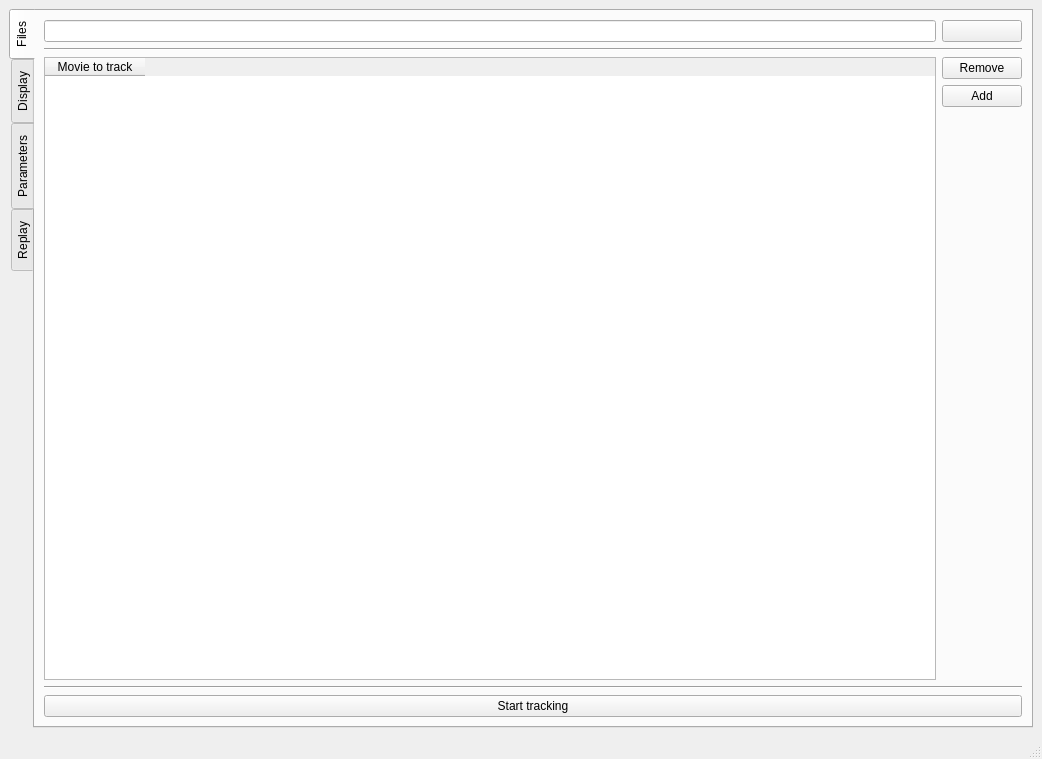
<?xml version="1.0" encoding="UTF-8"?>
<ui version="4.0">
 <class>MainWindow</class>
 <widget class="QMainWindow" name="MainWindow">
  <property name="geometry">
   <rect>
    <x>0</x>
    <y>0</y>
    <width>1042</width>
    <height>759</height>
   </rect>
  </property>
  <property name="windowTitle">
   <string>MainWindow</string>
  </property>
  <widget class="QWidget" name="centralwidget">
   <layout class="QGridLayout" name="gridLayout">
    <item row="0" column="0">
     <widget class="QTabWidget" name="tabWidget">
      <property name="tabPosition">
       <enum>QTabWidget::West</enum>
      </property>
      <property name="currentIndex">
       <number>0</number>
      </property>
      <widget class="QWidget" name="files">
       <attribute name="title">
        <string>Files</string>
       </attribute>
       <layout class="QGridLayout" name="gridLayout_4">
        <item row="0" column="1">
         <widget class="QPushButton" name="openPath">
          <property name="maximumSize">
           <size>
            <width>151</width>
            <height>34</height>
           </size>
          </property>
          <property name="text">
           <string/>
          </property>
         </widget>
        </item>
        <item row="1" column="0" colspan="2">
         <widget class="Line" name="line_6">
          <property name="orientation">
           <enum>Qt::Horizontal</enum>
          </property>
         </widget>
        </item>
        <item row="2" column="0" rowspan="3">
         <widget class="QTableWidget" name="tablePath">
          <column>
           <property name="text">
            <string>Movie to track</string>
           </property>
          </column>
         </widget>
        </item>
        <item row="2" column="1">
         <widget class="QPushButton" name="removePath">
          <property name="maximumSize">
           <size>
            <width>151</width>
            <height>34</height>
           </size>
          </property>
          <property name="text">
           <string>Remove</string>
          </property>
         </widget>
        </item>
        <item row="3" column="1">
         <widget class="QPushButton" name="addPath">
          <property name="maximumSize">
           <size>
            <width>151</width>
            <height>34</height>
           </size>
          </property>
          <property name="text">
           <string>Add</string>
          </property>
         </widget>
        </item>
        <item row="4" column="1">
         <spacer name="verticalSpacer_3">
          <property name="orientation">
           <enum>Qt::Vertical</enum>
          </property>
          <property name="sizeHint" stdset="0">
           <size>
            <width>20</width>
            <height>506</height>
           </size>
          </property>
         </spacer>
        </item>
        <item row="5" column="0" colspan="2">
         <widget class="Line" name="line_5">
          <property name="orientation">
           <enum>Qt::Horizontal</enum>
          </property>
         </widget>
        </item>
        <item row="6" column="0" colspan="2">
         <widget class="QPushButton" name="startButton">
          <property name="text">
           <string>Start tracking</string>
          </property>
         </widget>
        </item>
        <item row="0" column="0">
         <widget class="QLineEdit" name="textPathAdd">
          <property name="dragEnabled">
           <bool>true</bool>
          </property>
         </widget>
        </item>
       </layout>
      </widget>
      <widget class="QWidget" name="displayPanel">
       <attribute name="title">
        <string>Display</string>
       </attribute>
       <layout class="QGridLayout" name="gridLayout_2">
        <item row="0" column="0">
         <widget class="QLabel" name="display">
          <property name="sizePolicy">
           <sizepolicy hsizetype="Ignored" vsizetype="Ignored">
            <horstretch>0</horstretch>
            <verstretch>0</verstretch>
           </sizepolicy>
          </property>
          <property name="text">
           <string/>
          </property>
         </widget>
        </item>
        <item row="0" column="1">
         <widget class="QLabel" name="display2">
          <property name="sizePolicy">
           <sizepolicy hsizetype="Ignored" vsizetype="Ignored">
            <horstretch>0</horstretch>
            <verstretch>0</verstretch>
           </sizepolicy>
          </property>
          <property name="text">
           <string/>
          </property>
         </widget>
        </item>
       </layout>
      </widget>
      <widget class="QWidget" name="parameters">
       <attribute name="title">
        <string>Parameters</string>
       </attribute>
       <layout class="QGridLayout" name="gridLayout_3">
        <item row="0" column="0">
         <widget class="QTableWidget" name="tableParameters">
          <property name="sortingEnabled">
           <bool>false</bool>
          </property>
          <column>
           <property name="text">
            <string>Parameter</string>
           </property>
          </column>
          <column>
           <property name="text">
            <string>Value</string>
           </property>
          </column>
          <column>
           <property name="text">
            <string>Description</string>
           </property>
           <property name="font">
            <font>
             <pointsize>11</pointsize>
            </font>
           </property>
          </column>
         </widget>
        </item>
        <item row="1" column="0">
         <widget class="QPushButton" name="setupWindow">
          <property name="text">
           <string>Setup help</string>
          </property>
         </widget>
        </item>
       </layout>
      </widget>
      <widget class="QWidget" name="replay">
       <attribute name="title">
        <string>Replay</string>
       </attribute>
       <layout class="QGridLayout" name="gridLayout_5">
        <item row="2" column="5">
         <widget class="QPushButton" name="replayHelp">
          <property name="text">
           <string/>
          </property>
          <property name="shortcut">
           <string>H</string>
          </property>
         </widget>
        </item>
        <item row="16" column="11">
         <widget class="QCheckBox" name="replayNumbers">
          <property name="text">
           <string>Numbers</string>
          </property>
          <property name="checked">
           <bool>true</bool>
          </property>
         </widget>
        </item>
        <item row="25" column="1" colspan="7">
         <widget class="QSlider" name="replaySlider">
          <property name="orientation">
           <enum>Qt::Horizontal</enum>
          </property>
          <property name="invertedAppearance">
           <bool>false</bool>
          </property>
          <property name="invertedControls">
           <bool>false</bool>
          </property>
         </widget>
        </item>
        <item row="22" column="11">
         <widget class="QSpinBox" name="replayFps">
          <property name="minimum">
           <number>1</number>
          </property>
          <property name="maximum">
           <number>1000</number>
          </property>
          <property name="value">
           <number>25</number>
          </property>
         </widget>
        </item>
        <item row="4" column="0">
         <widget class="Line" name="line_3">
          <property name="orientation">
           <enum>Qt::Horizontal</enum>
          </property>
         </widget>
        </item>
        <item row="19" column="11">
         <widget class="QSpinBox" name="replaySize">
          <property name="minimum">
           <number>1</number>
          </property>
          <property name="maximum">
           <number>150</number>
          </property>
          <property name="value">
           <number>2</number>
          </property>
         </widget>
        </item>
        <item row="10" column="11">
         <widget class="QCheckBox" name="replayEllipses">
          <property name="text">
           <string>Ellipses</string>
          </property>
         </widget>
        </item>
        <item row="12" column="11">
         <widget class="Line" name="line_7">
          <property name="orientation">
           <enum>Qt::Horizontal</enum>
          </property>
         </widget>
        </item>
        <item row="18" column="11">
         <widget class="QLabel" name="label">
          <property name="text">
           <string>Size:</string>
          </property>
         </widget>
        </item>
        <item row="2" column="7">
         <widget class="QSplitter" name="splitter">
          <property name="orientation">
           <enum>Qt::Horizontal</enum>
          </property>
          <widget class="QPushButton" name="replayPrevious">
           <property name="maximumSize">
            <size>
             <width>78</width>
             <height>28</height>
            </size>
           </property>
           <property name="text">
            <string/>
           </property>
           <property name="shortcut">
            <string>S</string>
           </property>
          </widget>
          <widget class="QPushButton" name="replayNext">
           <property name="maximumSize">
            <size>
             <width>78</width>
             <height>28</height>
            </size>
           </property>
           <property name="text">
            <string/>
           </property>
           <property name="shortcut">
            <string>Z</string>
           </property>
          </widget>
         </widget>
        </item>
        <item row="8" column="11">
         <widget class="QLabel" name="label_3">
          <property name="sizePolicy">
           <sizepolicy hsizetype="Minimum" vsizetype="Fixed">
            <horstretch>0</horstretch>
            <verstretch>0</verstretch>
           </sizepolicy>
          </property>
          <property name="font">
           <font>
            <pointsize>15</pointsize>
           </font>
          </property>
          <property name="text">
           <string>Options</string>
          </property>
          <property name="textFormat">
           <enum>Qt::AutoText</enum>
          </property>
         </widget>
        </item>
        <item row="2" column="4">
         <spacer name="horizontalSpacer">
          <property name="orientation">
           <enum>Qt::Horizontal</enum>
          </property>
          <property name="sizeHint" stdset="0">
           <size>
            <width>40</width>
            <height>20</height>
           </size>
          </property>
         </spacer>
        </item>
        <item row="20" column="11">
         <widget class="Line" name="line_11">
          <property name="orientation">
           <enum>Qt::Horizontal</enum>
          </property>
         </widget>
        </item>
        <item row="11" column="11">
         <widget class="QComboBox" name="ellipseBox">
          <property name="sizePolicy">
           <sizepolicy hsizetype="Minimum" vsizetype="Fixed">
            <horstretch>0</horstretch>
            <verstretch>0</verstretch>
           </sizepolicy>
          </property>
         </widget>
        </item>
        <item row="25" column="10" colspan="2">
         <widget class="QPushButton" name="playReplay">
          <property name="sizePolicy">
           <sizepolicy hsizetype="Ignored" vsizetype="Ignored">
            <horstretch>0</horstretch>
            <verstretch>0</verstretch>
           </sizepolicy>
          </property>
          <property name="minimumSize">
           <size>
            <width>79</width>
            <height>25</height>
           </size>
          </property>
          <property name="maximumSize">
           <size>
            <width>79</width>
            <height>25</height>
           </size>
          </property>
          <property name="text">
           <string/>
          </property>
          <property name="iconSize">
           <size>
            <width>16</width>
            <height>16</height>
           </size>
          </property>
          <property name="shortcut">
           <string>Space</string>
          </property>
          <property name="checkable">
           <bool>true</bool>
          </property>
          <property name="checked">
           <bool>false</bool>
          </property>
          <property name="autoRepeatDelay">
           <number>40</number>
          </property>
          <property name="autoRepeatInterval">
           <number>40</number>
          </property>
         </widget>
        </item>
        <item row="2" column="6">
         <spacer name="horizontalSpacer_2">
          <property name="orientation">
           <enum>Qt::Horizontal</enum>
          </property>
          <property name="sizeHint" stdset="0">
           <size>
            <width>40</width>
            <height>20</height>
           </size>
          </property>
         </spacer>
        </item>
        <item row="21" column="11">
         <widget class="QLabel" name="label_2">
          <property name="text">
           <string>Frame rate:</string>
          </property>
         </widget>
        </item>
        <item row="0" column="1" colspan="8">
         <widget class="QLineEdit" name="replayPath">
          <property name="dragEnabled">
           <bool>true</bool>
          </property>
          <property name="readOnly">
           <bool>false</bool>
          </property>
         </widget>
        </item>
        <item row="25" column="8" colspan="2">
         <widget class="QLabel" name="replayNumber">
          <property name="minimumSize">
           <size>
            <width>26</width>
            <height>20</height>
           </size>
          </property>
          <property name="maximumSize">
           <size>
            <width>61</width>
            <height>21</height>
           </size>
          </property>
          <property name="text">
           <string>000</string>
          </property>
         </widget>
        </item>
        <item row="15" column="11">
         <widget class="Line" name="line_8">
          <property name="orientation">
           <enum>Qt::Horizontal</enum>
          </property>
         </widget>
        </item>
        <item row="24" column="1" colspan="11">
         <widget class="Line" name="line_2">
          <property name="orientation">
           <enum>Qt::Horizontal</enum>
          </property>
         </widget>
        </item>
        <item row="2" column="11">
         <widget class="QPushButton" name="replayRefresh">
          <property name="sizePolicy">
           <sizepolicy hsizetype="Minimum" vsizetype="Fixed">
            <horstretch>0</horstretch>
            <verstretch>0</verstretch>
           </sizepolicy>
          </property>
          <property name="minimumSize">
           <size>
            <width>0</width>
            <height>31</height>
           </size>
          </property>
          <property name="text">
           <string/>
          </property>
         </widget>
        </item>
        <item row="9" column="11">
         <widget class="Line" name="line_10">
          <property name="orientation">
           <enum>Qt::Horizontal</enum>
          </property>
         </widget>
        </item>
        <item row="0" column="11">
         <widget class="QPushButton" name="replayOpen">
          <property name="sizePolicy">
           <sizepolicy hsizetype="Minimum" vsizetype="Fixed">
            <horstretch>0</horstretch>
            <verstretch>0</verstretch>
           </sizepolicy>
          </property>
          <property name="minimumSize">
           <size>
            <width>61</width>
            <height>31</height>
           </size>
          </property>
          <property name="text">
           <string/>
          </property>
          <property name="shortcut">
           <string>O</string>
          </property>
         </widget>
        </item>
        <item row="2" column="3">
         <widget class="QPushButton" name="swapReplay">
          <property name="maximumSize">
           <size>
            <width>80</width>
            <height>28</height>
           </size>
          </property>
          <property name="text">
           <string>Swap</string>
          </property>
          <property name="shortcut">
           <string>Return</string>
          </property>
         </widget>
        </item>
        <item row="14" column="11">
         <widget class="QComboBox" name="arrowBox">
          <property name="sizePolicy">
           <sizepolicy hsizetype="Minimum" vsizetype="Fixed">
            <horstretch>0</horstretch>
            <verstretch>0</verstretch>
           </sizepolicy>
          </property>
         </widget>
        </item>
        <item row="13" column="11">
         <widget class="QCheckBox" name="replayArrows">
          <property name="text">
           <string>Arrows</string>
          </property>
          <property name="checked">
           <bool>true</bool>
          </property>
         </widget>
        </item>
        <item row="4" column="11">
         <widget class="QPushButton" name="replaySave">
          <property name="minimumSize">
           <size>
            <width>61</width>
            <height>31</height>
           </size>
          </property>
          <property name="text">
           <string/>
          </property>
         </widget>
        </item>
        <item row="2" column="2">
         <widget class="QSplitter" name="splitter_2">
          <property name="orientation">
           <enum>Qt::Vertical</enum>
          </property>
          <widget class="QComboBox" name="object1Replay">
           <property name="minimumSize">
            <size>
             <width>79</width>
             <height>26</height>
            </size>
           </property>
           <property name="maximumSize">
            <size>
             <width>79</width>
             <height>26</height>
            </size>
           </property>
          </widget>
          <widget class="QComboBox" name="object2Replay">
           <property name="minimumSize">
            <size>
             <width>79</width>
             <height>26</height>
            </size>
           </property>
           <property name="maximumSize">
            <size>
             <width>79</width>
             <height>26</height>
            </size>
           </property>
          </widget>
         </widget>
        </item>
        <item row="17" column="11">
         <widget class="QCheckBox" name="replayTrace">
          <property name="text">
           <string>Traces</string>
          </property>
         </widget>
        </item>
        <item row="4" column="1" rowspan="20" colspan="7">
         <widget class="QLabel" name="replayDisplay">
          <property name="sizePolicy">
           <sizepolicy hsizetype="Ignored" vsizetype="Ignored">
            <horstretch>0</horstretch>
            <verstretch>0</verstretch>
           </sizepolicy>
          </property>
          <property name="text">
           <string/>
          </property>
          <property name="alignment">
           <set>Qt::AlignCenter</set>
          </property>
         </widget>
        </item>
        <item row="1" column="2" colspan="6">
         <widget class="Line" name="line_9">
          <property name="orientation">
           <enum>Qt::Horizontal</enum>
          </property>
         </widget>
        </item>
        <item row="3" column="2" colspan="6">
         <widget class="Line" name="line_4">
          <property name="orientation">
           <enum>Qt::Horizontal</enum>
          </property>
         </widget>
        </item>
        <item row="1" column="8" rowspan="23" colspan="2">
         <widget class="Line" name="line">
          <property name="sizePolicy">
           <sizepolicy hsizetype="Preferred" vsizetype="Expanding">
            <horstretch>0</horstretch>
            <verstretch>0</verstretch>
           </sizepolicy>
          </property>
          <property name="orientation">
           <enum>Qt::Vertical</enum>
          </property>
         </widget>
        </item>
        <item row="6" column="11">
         <spacer name="verticalSpacer">
          <property name="orientation">
           <enum>Qt::Vertical</enum>
          </property>
          <property name="sizeHint" stdset="0">
           <size>
            <width>20</width>
            <height>40</height>
           </size>
          </property>
         </spacer>
        </item>
       </layout>
      </widget>
     </widget>
    </item>
   </layout>
  </widget>
  <widget class="QStatusBar" name="statusbar"/>
 </widget>
 <resources/>
 <connections/>
</ui>
